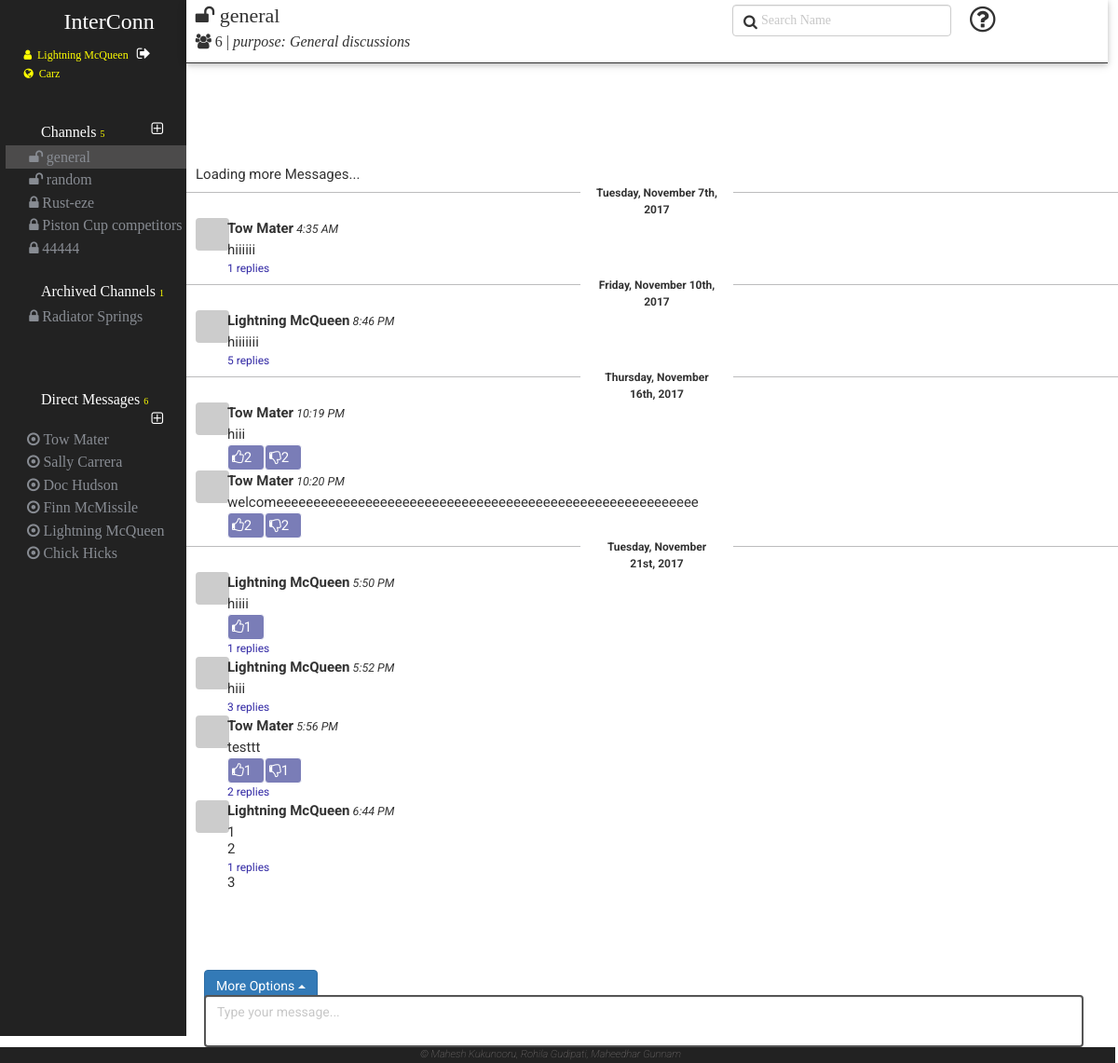
Page /HomePage.php?channel=3 (signed in) on the committed database.
### tables this page shows
CREATE TABLE IF NOT EXISTS `user` (
  `user_id` bigint(20) NOT NULL,
  `user_name` varchar(50) NOT NULL,
  `first_name` varchar(50) NOT NULL,
  `last_name` varchar(50) NOT NULL,
  `email_id` varchar(50) NOT NULL,
  `profile_pic` varchar(150) NOT NULL DEFAULT './images/0.jpeg',
  `password` varchar(150) NOT NULL,
  `phone_number` varchar(10) NOT NULL,
  `what_i_do` varchar(150) NOT NULL,
  `status` varchar(150) NOT NULL,
  `status_emoji` bigint(20) DEFAULT NULL,
  `skype` varchar(150) NOT NULL,
  `profile_pic_pref` int(11) NOT NULL DEFAULT '-1',
  `github_avatar` varchar(200) NOT NULL DEFAULT '0'
);

CREATE TABLE IF NOT EXISTS `workspace` (
  `workspace_id` bigint(20) NOT NULL,
  `workspace_name` varchar(50) NOT NULL,
  `workspace_domain` varchar(50) NOT NULL,
  `created_by` bigint(20) NOT NULL,
  `created_at` timestamp NOT NULL DEFAULT CURRENT_TIMESTAMP ON UPDATE CURRENT_TIMESTAMP
);

CREATE TABLE IF NOT EXISTS `channel` (
  `channel_id` bigint(20) NOT NULL,
  `channel_name` text NOT NULL,
  `type` varchar(50) NOT NULL,
  `purpose` text NOT NULL,
  `created_by` bigint(20) NOT NULL,
  `created_at` timestamp NOT NULL DEFAULT CURRENT_TIMESTAMP ON UPDATE CURRENT_TIMESTAMP,
  `is_archive` int(11) NOT NULL DEFAULT '0'
);

CREATE TABLE IF NOT EXISTS `message` (
  `message_id` bigint(20) NOT NULL,
  `created_by` bigint(20) NOT NULL,
  `created_at` timestamp NOT NULL DEFAULT CURRENT_TIMESTAMP,
  `message_place` bigint(20) NOT NULL,
  `content` text NOT NULL,
  `is_threaded` int(11) NOT NULL DEFAULT '0',
  `is_active` int(11) NOT NULL DEFAULT '0',
  `edited_at` timestamp NOT NULL DEFAULT '0000-00-00 00:00:00',
  `has_shared_content` int(11) NOT NULL DEFAULT '0',
  `is_specialmessage` int(11) NOT NULL DEFAULT '0',
  `code_type` int(11) NOT NULL DEFAULT '0'
);

### HomePage.php (the view, shortened to what the rows shown need)
<?php
	include_once "./services/WebService.php";
	include_once "./services/MainMessages.php";
	if($_SESSION['loggedIn'])
	{
		$web_service = new WebService();
    $userDetails = json_decode($web_service->getUserDetails($_SESSION['userid']));
    $workspaceDetails = json_decode($web_service->getWorkspaceDetails($_SESSION['userid']));
    $workspaceName=$workspaceDetails[0]->workspace_name;
    $workspaceid=$workspaceDetails[0]->workspace_id;
	$is_admin=0;
    $channelDetails = json_decode($web_service->getChannelsDetails($_SESSION['userid'],$workspaceid,$is_admin));
    $directMessagesDetails = json_decode($web_service->getDirectMessagesDetails($workspaceDetails[0]->workspace_id));
    $groupMembers=json_decode($web_service->getSpecificChannelUserDetails($_GET["channel"]));
    $groupMembersWholeDet=json_decode($web_service->getSpecificChannelUserDetWithIDs($_GET["channel"]));
  	$channelstr='';
   	$archiveChannelstr='';
   	$directMessagestr='';
		if ($channelDetails!='')
		{
           foreach($channelDetails as $channel)
           {
           		if($channel->is_archive==0)
           		{
	                if($channel->channel_id==$_GET["channel"])
					{
	                    $channelstr.='<li class="active currentChannel">';
					}
	                else
	                    $channelstr.='<li class="active">';
	                if($channel->type=='private')
	                    $channelstr.=' <a href="./HomePage.php?channel='.$channel->channel_id.'"><span class="channelPrivacyLevel"><i class="fa fa-lock"></i></span><span class="'.$channel->channel_id.'" >'.htmlspecialchars($channel->channel_name).'</span></a>';
	                else
	                    $channelstr.='<a href="./HomePage.php?channel='.$channel->channel_id.'"><span class="channelPrivacyLevel"><i class="fa fa-unlock"></i></span><span class="'.$channel->channel_id.'" >'.htmlspecialchars($channel->channel_name).'</span></a>';
	                $channelstr.='</li>';
	            }
	            else if($channel->is_archive==1)
	            {
	            	if($channel->channel_id==$_GET["channel"])
					{
	                    $archiveChannelstr.='<li class="active currentChannel">';
						$flag=1;
					}
	                else
	                    $archiveChannelstr.='<li class="active">';
	                if($channel->type=='private')
	                    $archiveChannelstr.=' <a href="./HomePage.php?channel='.$channel->channel_id.'"><span class="channelPrivacyLevel"><i class="fa fa-lock"></i></span><span class="'.$channel->channel_id.'" >'.htmlspecialchars($channel->channel_name).'</span></a>';
	                else
	                    $archiveChannelstr.='<a href="./HomePage.php?channel='.$channel->channel_id.'"><span class="channelPrivacyLevel"><i class="fa fa-unlock"></i></span><span class="'.$channel->channel_id.'" >'.htmlspecialchars($channel->channel_name).'</span></a>';
	                $archiveChannelstr.='</li>';
	            }
           }
        }
		if ($directMessagesDetails!='')
		{
           foreach($directMessagesDetails as $directMessage)
           {
                $directMessagestr.=' <li touserid="" class="active"><a href="#"> <span class="channelPrivacyLevel"><i class="fa fa-dot-circle-o"></i></span><span class="" >'.htmlspecialchars($directMessage->first_name).' '.htmlspecialchars($directMessage->last_name).'</span></a></li>';
           }
        }
	}
?>
<html lang="en">
	<head>
        <link rel="stylesheet" href="./scripts/select2/select2.css">
		<link rel="stylesheet" href="https://maxcdn.bootstrapcdn.com/bootstrap/3.3.7/css/bootstrap.min.css">
		<link rel="stylesheet" href="./CSS/home_site.css">
		<link rel="stylesheet" href="./Assets/w3.css">
		<link rel="stylesheet" href="https://cdnjs.cloudflare.com/ajax/libs/font-awesome/4.7.0/css/font-awesome.min.css">
        <link rel="stylesheet" href="https://code.getmdl.io/1.1.3/material.orange-indigo.min.css">
        <link rel="stylesheet" href="CSS/main_lc.css">
	</head>
	<body>
	<div class="container-fluid">
		<div class="row">
			<div class="col-xs-2 verticle_navbar_HP">
				<div class="row menu_leftMain_HP">
					<div class="row leftMenuContentWrapper_HP" >
						<div class="row loginDetails">
							<span class="loggedIn_user" id='<?php  echo $userDetails[0]->user_id ?>' title='<?php
                            if($is_admin){
                                echo "Welcome Admin";
                            }else{
                                echo "Welcome ".htmlspecialchars($userDetails[0]->first_name).' '.htmlspecialchars($userDetails[0]->last_name);
                            }
                            ?>'><i class="fa fa-user"></i>&nbsp;&nbsp;<?php  echo htmlspecialchars($userDetails[0]->first_name).' '.htmlspecialchars($userDetails[0]->last_name); ?>
                                <a class="signOut" href="./index.php?status=signout" title="Sign Out">
                                </a></span>
                            <br>
							<span class="loggedIn_workspace" id=<?php echo '"'.$workspaceid.'"';?>><i class="fa fa-globe"></i>&nbsp;&nbsp;<?php  echo htmlspecialchars($workspaceName); ?></span> <br>
						</div>
						<div class="row channelsContainer_menu_HP">
							<ul class="row nav navbar-nav channels_UL_List">
								<?php echo $channelstr;?>
						    </ul>
						</div>
						<div class="row archieveChannelsContainer_menu_HP">
							<ul class=" row nav navbar-nav channels_UL_List">
								<?php echo $archiveChannelstr;?>
						    </ul>
						</div>
						<div class="row directMessageContainer_menu_HP">
							<ul class="nav navbar-nav directmessages_UL_List">
						        <?php echo $directMessagestr;?>
						    </ul>
						</div>
					</div>
				</div>
			</div>
			<?php
				if(isset($_GET["channel"])){
                    $currentChannel = json_decode($web_service->getSpecificChannelDetails($_GET["channel"]));
                }
			?>
            <div class="col-xs-10 mainContent_HP">
            	<div class="headerSpace_HP row">
	            	<div class="col-xs-7">
		            	<div class="headerMain row">
		                    <?php
		                        if(isset($_GET["channel"])){
		                            $currentChannel = json_decode($web_service->getSpecificChannelDetails($_GET["channel"]));
		                            if($currentChannel!='')
		                            {
		                                if($currentChannel[0]->type=='private')
		                                    echo '<div class="channelTitle currentChannelTitle col-xs-6 " id="'.$_GET["channel"].'"><i class="fa fa-lock"></i> <span>'. htmlspecialchars($currentChannel[0]->channel_name).'</span></div>';
		                                else if($currentChannel[0]->type=='public')
		                                    echo '<div class="channelTitle currentChannelTitle col-xs-6 " id="'.$_GET["channel"].'"><i class="fa fa-unlock"></i> <span>'. htmlspecialchars($currentChannel[0]->channel_name).'</span></div>';
		                                $purpose=$currentChannel[0]->purpose;
		                            }
		                        }
		                    ?>
		                </div>
                        <?php
                            if($currentChannel[0]->is_archive==0)
                            {
                                echo "<div class='row headerAddon_HP activeChannel'>";
                            }else{
                                echo "<div class='row headerAddon_HP archivedChannel'>";
                            }
                        ?>
                            <span class="channelPurpose headerSpan" title="Channel Purpose">
                                <i>purpose: <?php echo htmlspecialchars($purpose);?></i>
                            </span>
		                </div>
		            </div>
	            </div>
            <div class="row">
                <div class="col-xs-12 regularMessagesWrapper">
                    <div class="row rightContent_wrapper_HP">
                        <div class="messagesList">
                        <?php
                            if(isset($_GET["channel"])){
                                $currentChannelMessages = $web_service->getChannelMessages($_GET["channel"],-1);
                                echo constructMessagesDiv($currentChannelMessages);
                            }
                        ?>
                        </div>
                    </div>
                </div>
            </div>
		</div>
            </div>
		</div>
    <link rel="stylesheet"
          href="//cdnjs.cloudflare.com/ajax/libs/highlight.js/9.12.0/styles/color-brewer.min.css">
	</body>
</html>

### services/MainMessages.php (shortened to what the rows shown need)
<?php
function constructMessagesDiv($messageStr)
{
    $web_service = new WebService();
  $currentChannelMessages = json_decode($messageStr);
  $msgStr='';
  $prevdate='';
  $prevUser='';
  $prevTime='';
  if ($currentChannelMessages!=null)
  {
    $currentChannelMessages=$currentChannelMessages->messages;
      foreach ($currentChannelMessages as $message)
      {
          $currentDate=$web_service->getFormatDate($message->created_at);
          $currentTime=$web_service->getFormatTime($message->created_at);
          if($prevUser=='' && $prevTime=='')
          {
              if($prevdate!=$currentDate)
              {
                  $msgStr.='<div class="row dayDividerWrapper"><div class="daySeperatorLine col-xs-5 pull-left"> </div><div class="dayDividerText col-xs-2">'.$currentDate.'</div><div class="daySeperatorLine col-xs-5 pull-right"> </div></div>';
                  $prevdate=$currentDate;
              }
              $msgStr.='<div class="row messageSet"><div class="col-xs-1 userPic">';
              if($message->profile_pic_pref==1)
              {
                $msgStr.='<div class="defUserPic profilePic" style="background-image:url('.get_gravatar($message->email_id) .') !important;background-size: 36px 36px !important;">';
              }
              $msgStr.='</div></div><div class="col-xs-11 message"><div class="message_header" userid="'. $message->user_id .'" ><b>';
              $msgStr.=htmlspecialchars($message->first_name);
              $msgStr.=' '.htmlspecialchars($message->last_name).'</b><span class="message_time"> ';
              $msgStr.=$currentTime;
              $msgStr.='</span></div>';
              $dynamicClassNameWithId = "messagewithid_".$message->message_id;
              $msgStr.='<div class="message_body '.$dynamicClassNameWithId.'" id="'.$message->message_id.'">';
              $msgStr.= messageContentHelper ($message);
              $msgStr.='<div class="msg_reactionsec">';
                  if($message->is_threaded==1)
                  {
                      $thread=$message->threads->threadCount;
                      $msgStr.="<div class='repliescount' title='view thread'><a href='#'><span>".$thread.'</span> replies'."</a></div>";
                  }
                  $msgStr.=' </div></div>';
              $prevUser=$message->first_name;
              $prevTime=$currentTime;
          }
          else if($prevUser==$message->first_name && $prevTime==$currentTime )
          {
              $dynamicClassNameWithId = "messagewithid_".$message->message_id;
              $msgStr.='<div class="message_body addOnMessages '.$dynamicClassNameWithId.'" id="'.$message->message_id.'">';
              $msgStr.= messageContentHelper ($message);
                $msgStr.='<div class="msg_reactionsec">';
                  if($message->is_threaded==1)
                  {
                      $thread=$message->threads->threadCount;
                      $msgStr.="<div class='repliescount' title='view thread'><a href='#'><span>".$thread.'</span> replies'."</a></div>";
                  }
                  $msgStr.=' </div></div>';
                  $prevUser=$message->first_name;
                  $prevTime=$currentTime;
          }
          else if($prevUser!=$message->first_name || $prevTime!=$currentTime)
          {
              $msgStr.='</div></div>';
              if($prevdate!=$currentDate)
              {
                  $msgStr.='<div class="row dayDividerWrapper"><div class="daySeperatorLine col-xs-5 pull-left"> </div><div class="dayDividerText col-xs-2">'.$currentDate.'</div><div class="daySeperatorLine col-xs-5 pull-right"> </div></div>';
                  $prevdate=$currentDate;
              }
              $msgStr.='<div class="row messageSet"><div class="col-xs-1 userPic">';
              if($message->profile_pic_pref==1)
              {
                $msgStr.='<div class="defUserPic profilePic" style="background-image:url('.get_gravatar($message->email_id) .') !important;background-size: 36px 36px !important;">';
              }
              $msgStr.='</div></div><div class="col-xs-11 message"><div class="message_header" userid="'. $message->user_id .'" ><b>';
              $msgStr.=htmlspecialchars($message->first_name);
              $msgStr.=' '.htmlspecialchars($message->last_name).'</b><span class="message_time"> ';
              $msgStr.=$currentTime;
              $msgStr.='</span></div>';
              $dynamicClassNameWithId = "messagewithid_".$message->message_id;
              $msgStr.='<div class="message_body '.$dynamicClassNameWithId.'" id="'.$message->message_id.'">';
              $msgStr.= messageContentHelper ($message);
              $msgStr.='<div class="msg_reactionsec">';
            if($message->emojis!='0')
                foreach ($message->emojis as $emoji)
                {
                    $msgStr.='<div class="emojireaction" emojiid="'.$emoji->emoji_id.'"><i class="'.$emoji->emoji_pic.'"></i><span class="reactionCount">'.$emoji->count.'</span></div>';
                }
                if($message->is_threaded==1)
                {
                    $thread=$message->threads->threadCount;
                    $msgStr.="<div class='repliescount' title='view thread'><a href='#'><span>".$thread.'</span> replies'."</a></div>";
                }
                $msgStr.=' </div></div>';
              $prevUser=$message->first_name;
              $prevTime=$currentTime;
          }
      }
      $msgStr.='</div></div>';
  }
  else
  {
      $msgStr="<div>No messages in this channel..</div>";
  }
  echo $msgStr;
}
function get_gravatar( $email) {
    $url = 'https://www.gravatar.com/avatar/';
    $url .= md5( strtolower( trim( $email ) ) );
    $url .= "?s=80&r=g";
    return $url;
}
function messageContentHelper($message){
    $codeSnippLanguagesArr=["html","javascript","python","php"];
    $msgContent ="";
    if($message->is_specialmessage == 2){
        $msgContent= '<div class="msg_content"><div class="well"><pre><code class="'.$codeSnippLanguagesArr[ $message->code_type].'">'.htmlspecialchars($message->content).'</code></pre></div></div>';
    }else{
        $msgContent= '<div class="msg_content">'.htmlspecialchars($message->content).'</div>';
    }
    return $msgContent;
}
?>

### rows in the picture
user: first_name "Lightning", last_name "McQueen"
workspace: workspace_name "Carz"
channel: channel_name "general", purpose "General discussions"
channel: channel_name "random"
channel: channel_name "Rust-eze"
channel: channel_name "Piston Cup competitors"
channel: channel_name "44444"
channel: channel_name "Radiator Springs"
user: first_name "Tow", last_name "Mater"
user: first_name "Sally", last_name "Carrera"
user: first_name "Doc", last_name "Hudson"
user: first_name "Finn", last_name "McMissile"
user: first_name "Chick", last_name "Hicks"
message: created_at "Tuesday, November 7th, 2017", value "Tow 4:35 AM", last_name "Mater", content "hiiiiii", thread "1"
message: created_at "Friday, November 10th, 2017", value "Lightning 8:46 PM", last_name "McQueen", content "hiiiiiii", thread "5"
message: created_at "Thursday, November 16th, 2017", value "Tow 10:19 PM", last_name "Mater", content "hiii", count "2", created_at.created_at "Tow 10:20 PM"
message: last_name "Mater", content "welcomeeeeeeeeeeeeeeeeeeeeeeeeeeeeeeeeeeeeeeeeeeeeeeeeeeeeeeeee", count "2"
message: created_at "Tuesday, November 21st, 2017", value "Lightning 5:50 PM", last_name "McQueen", content "hiiii", count "1", thread "1", created_at.created_at "Lightning 5:52 PM"
message: last_name "McQueen", content "hiii", thread "3"
message: value "Tow 5:56 PM", last_name "Mater", content "testtt", count "1", thread "2"
message: value "Lightning 6:44 PM", last_name "McQueen", content "1"
message: content "2", thread "1"
message: content "3"

### other values in the picture
$channelCount "5"
$archieveChannelCount "1"
count($directMessagesDetails) "6"
$directMessage->first_name "Lightning"
$directMessage->last_name "McQueen"
$user_count "6"
